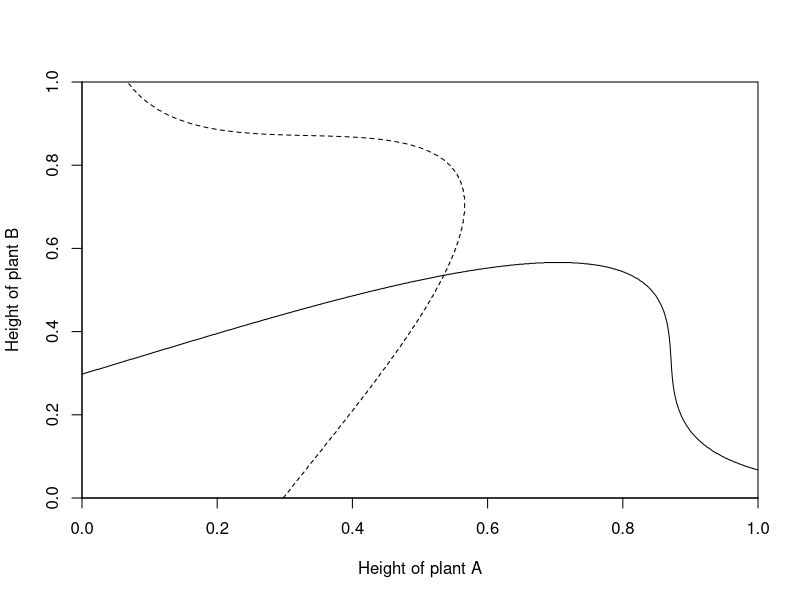
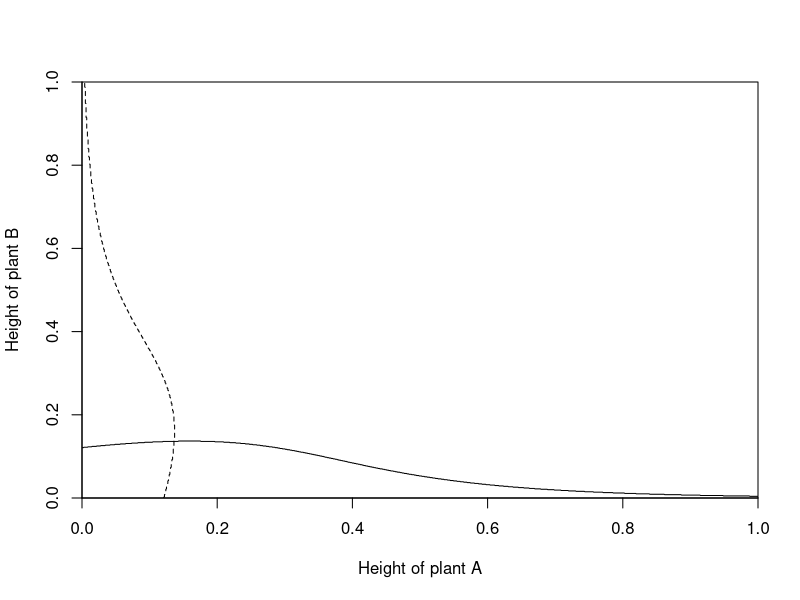
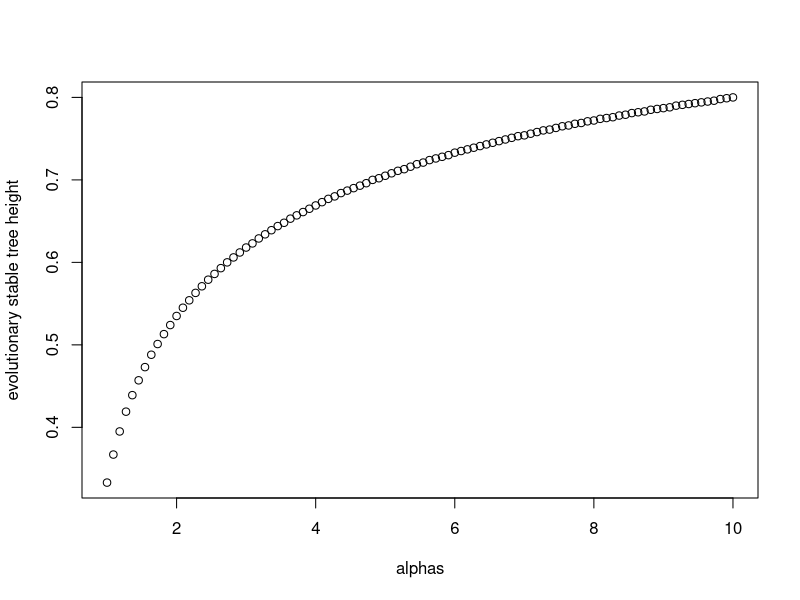
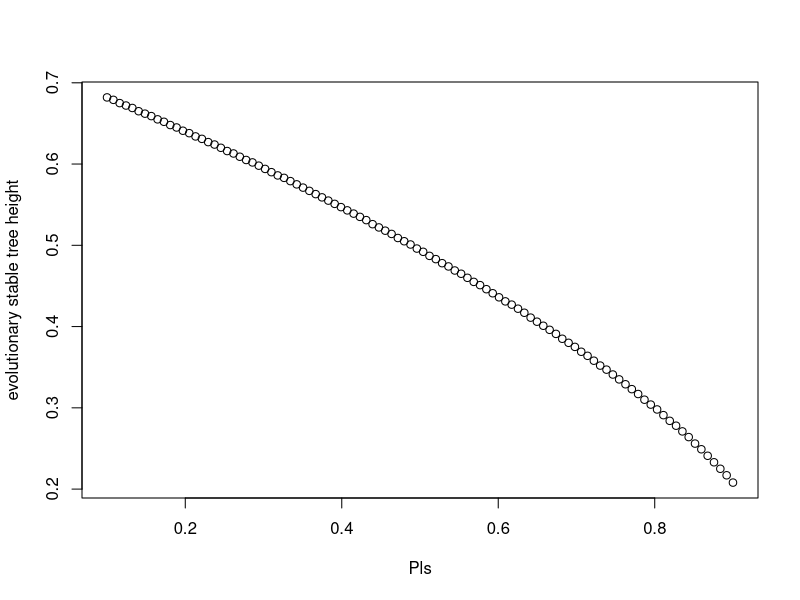
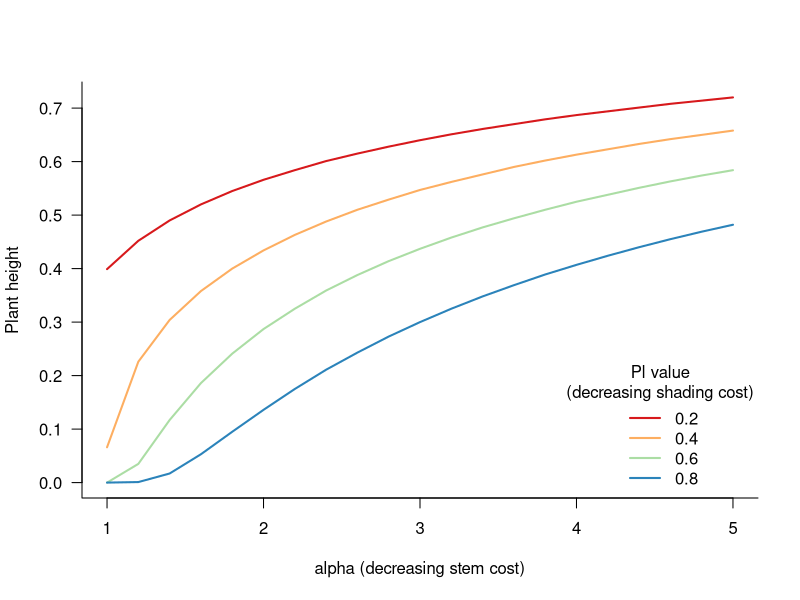

Here is the R script that generated these plots, in order:
#==========================================================
#Kokko Cap 6 - Game Theory (Teoria de Jogos)
#==========================================================

#Podemos fazer um plot descrevendo a ESS em funcao de algum
#valor de parametro?
#Sim. A verdadeira questao é: como?

#Pois bem,o primeiro passo eh encapsular o procedimento que
#tinhamos usado originalmente pra achar a ESS em uma funcao!
#De preferencia uma funcao que nos devolva a ESS!!

#----------------------------------------------------------
#essa funcao soh encapsula trechos de codigo que ja usamos
#no outro script ("Kokko Cap 6 - Game Theory.r")

#funcao que calcula o fitness de uma arvore com h1, competindo
#com uma vizinha que tem h2
fit1 = function(h1, h2, alpha=3, Pl=0.25, Ph=1)
{
  delta_h = h1-h2
  f1 = 1-(h1^alpha)
  g1 = Pl+(Ph-Pl)/(1+exp(-5*delta_h))
  return(f1*g1)
  
}
#----------------------------------------------------------
###arvoreESS - funcao que encontra a ESS no modelo de crescimento
###de arvores do capitulo 6 do livro da Kokko.

#os argumentos da funcao sao:
#alpha, Pl e Ph sao os parametros do modelo
#res eh a "resolucao" dos calculos, a ESS eh encontrada
#com precisao de 1/res
#plot eh um argumento logico perguntando se eh pra plotar um
#grafico
arvoreESS = function(alpha, Pl, Ph, res=1001, plot=TRUE)
{
  
  #valores de x individuo 2
  xvals = seq(from = 0, to=1, length.out=res)
  
  #valores y, vamos descobrir qual o melhor y contra
  #valor de x
  yvals = xvals
  
  #matriz de fitness de todo mundo contra todo mundo
  #(passando os argumentos alpha, Pl e Ph para a funcao fit1)
  fitmatrix = outer(xvals, yvals, fit1, alpha=alpha, Pl=Pl, Ph=Ph)

  #descobrindo a posicao do y que da o maior fitness contra cada x
  which_opt = apply(fitmatrix, 2, which.max)
  
  #recuperando o valor de y usando indexacao
  besty = yvals[which_opt]
  which_ess = which(besty==xvals)[1]
  #esse indexado [1] eh porque teve uns casos de dois valores muito proximos empatarem
  ess_value = besty[which_ess]
  
  #par(bty="o", las=1)
  if (plot)
  {
    plot(besty~xvals, ylim=c(0,1), type = "l", xaxs="i", yaxs="i",
         xlab = "Height of plant A", ylab="Height of plant B") 
    points(xvals~besty, type = "l", lty=2)    
  }
  invisible(list(ess=ess_value, dat=cbind(h2 = xvals, besth1=besty)))
}
#----------------------------------------------------------
#agora podemos testar nossa funcao

#e assim conseguimos reproduzir as figuras 6.5 A e B
arvoreESS(alpha=2, Pl=0.2, Ph=0.8)
arvoreESS(alpha=2, Pl=0.8, Ph=1)

#ok, legal. E um plot legal de altura em funcao de alpha?

alphas = seq(from = 1, to=10, length.out = 100) #vetor de valores de alpha
ess_vector = rep(NA, length(alphas)) #vetor pra guardar a ESS em cada situacao

#percorrendo os alphas e guardando a ESS em cada caso
for(i in 1:length(alphas))
{
  arvore = arvoreESS(alpha=alphas[i], Pl=0.25, Ph=1.0, plot=FALSE)
  ess_vector[i] = arvore$ess
  
}
plot(ess_vector~alphas, ylab="evolutionary stable tree height")

#e a principio, podemos fazer o mesmo pro Pl
Pls = seq(from=0.1, to=0.9, length.out = 100)
ess_pl = rep(NA, length(Pls))

for(i in 1:length(Pls))
{
  arvore = arvoreESS(alpha=3, Pl=Pls[i], Ph=1.0, plot=FALSE)
  ess_pl[i] = arvore$ess
  
}
plot(ess_pl~Pls, ylab="evolutionary stable tree height")

#----------------------------------------------------------
#tentando chegar num grafico de previsoes que seja mais
#facil de entender do que olhar pras equacoes

(Plvals = seq(0.2, 0.8, length.out=4))
(alphavals = seq(from=1, to=5, length.out=21))

#criando o data.frame de dados que vamos usar pra plotar depois
dat = expand.grid(Pl=Plvals, alpha = alphavals)
dat$ESS = NA

for(i in 1:nrow(dat))
{
  arvore = arvoreESS(alpha=dat$alpha[i], 
                     Pl=dat$Pl[i], Ph=1.0, plot=FALSE)
  dat$ESS[i] = arvore$ess
  
}
head(dat)

#truque sujo pra facilitar o plot
mdat = unstack(dat, ESS~Pl)
head(mdat)

#hora do plot
cores = c('#d7191c','#fdae61','#abdda4','#2b83ba') #hex power!

par(las=1, bty="l")
matplot(y=mdat, x=alphavals, type = "l", col=cores, pch=19, 
        lty=1, lwd=2, ylab="Plant height", xlab="alpha (decreasing stem cost)")
legend("bottomright", col=cores, lty=1, lwd=2,bty="n",
       legend = Plvals, title = "Pl value\n(decreasing shading cost)")

#OK, apesar de termos nos perdido absurdamente na interpretacao
#da ESS em funcao das derivadas das funcoes. Olhando para o 
#grafico e pensando biologicamente, o modelo faz sentido:
#quanto maior o alpha, ou seja, quanto mais barato eh ter
#um tronco alto, mais altas sao as plantas.
#Alem disso, quanto maior o Pl, ou seja, quanto menos custoso
#eh ficar na sombra, mais baixinhas sao as plantas.

#A forma como o modelo eh pensado, com o custo diminuindo conforme
#os parametros aumentam, deixa a coisa bem confusa de entender.
#Mas no final das contas, faz sentido.


#==========================================================

